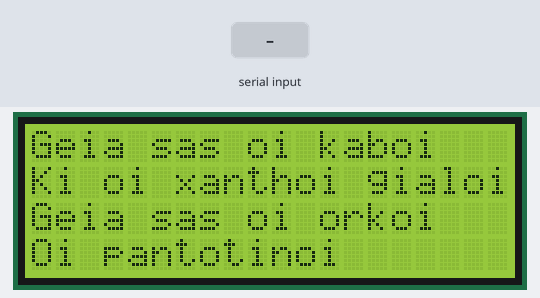
Bench run of a sketch on a simulated Arduino Uno, built with avr-gcc and run on an emulated ATmega328P. On the bench: 20×4 character LCD. Inputs (shaded band) come from the test bench.

Above: at 4.2 s.
At 13.3 s:
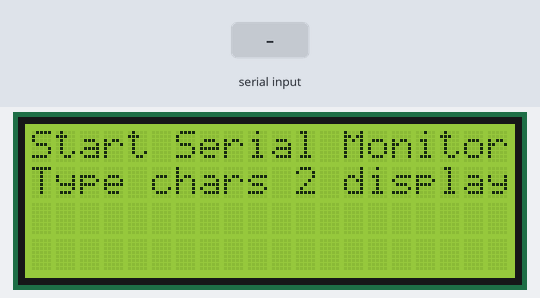
13.4 s: "1" received over Serial
At 14.7 s:
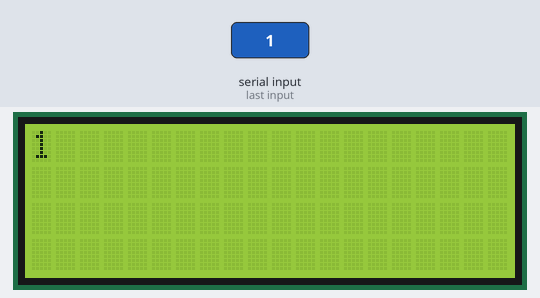
15.0 s: "0" received over Serial
At 16.0 s:
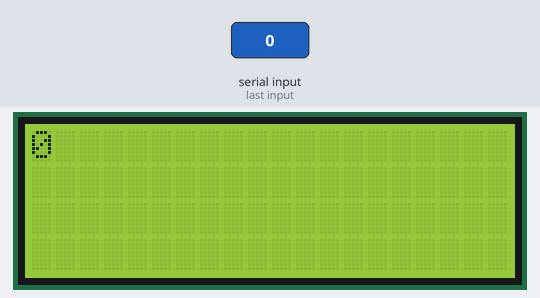
16.6 s: "2" received over Serial
Timing chart, 0 to 19.6 s (numbered marks = the images above; inputs shaded):
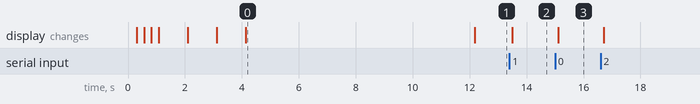

Measured:
- after the input at 13.4 s, the display: changes after 0.10 s (image 2)
- after the input at 15.0 s, the display: changes after 0.10 s (image 3)
- what the display in image 0 shows lasts 8.1 s, from 4.1 s to 12.2 s

The sketch:

DisTest1.ino
```cpp
/*-----( Import needed libraries )-----*/
#include <Wire.h>  // Comes with Arduino IDE
// https://bitbucket.org/fmalpartida/new-liquidcrystal/downloads
// See Library "Docs" folder for possible commands etc.
#include <LiquidCrystal_I2C.h>

LiquidCrystal_I2C lcd(0x27, 2, 1, 0, 4, 5, 6, 7, 3, POSITIVE);  // Set the LCD I2C address


void setup()   /*----( SETUP: RUNS ONCE )----*/
{
  Serial.begin(9600);  // Used to type in characters

  lcd.begin(20,4);         // initialize the lcd for 20 chars 4 lines, turn on backlight

// ------- Quick 2 blinks of backlight  -------------
  for(int i = 0; i< 2; i++)
  {
    lcd.backlight();
    delay(250);
    lcd.noBacklight();
    delay(250);
  }
  lcd.backlight(); // finish with backlight on

//-------- Write characters on the display ------------------
  // NOTE: Cursor Position: Lines and Characters start at 0
  lcd.setCursor(0,0);
  lcd.print("Geia sas oi kaboi");
  delay(1000);
  lcd.setCursor(0,1);
  lcd.print("Ki oi xanthoi gialoi");
  delay(1000);
  lcd.setCursor(0,2);
  lcd.print("Geia sas oi orkoi");
  lcd.setCursor(0,3);
  delay(1000);
  lcd.print("Oi pantotinoi");
  delay(8000);
  // Wait and then tell user they can start the Serial Monitor and type in characters to
  // Display. (Set Serial Monitor option to "No Line Ending")
  lcd.clear();
  lcd.setCursor(0,0); //Start at character 0 on line 0
  lcd.print("Start Serial Monitor");
  lcd.setCursor(0,1);
  lcd.print("Type chars 2 display");


}/*--(end setup )---*/


void loop()   /*----( LOOP: RUNS CONSTANTLY )----*/
{
  {
    // when characters arrive over the serial port...
    if (Serial.available()) {
      // wait a bit for the entire message to arrive
      delay(100);
      // clear the screen
      lcd.clear();
      // read all the available characters
      while (Serial.available() > 0) {
        // display each character to the LCD
        lcd.write(Serial.read());
      }
    }
  }

}/* --(end main loop )-- */


/* ( THE END ) */
```
